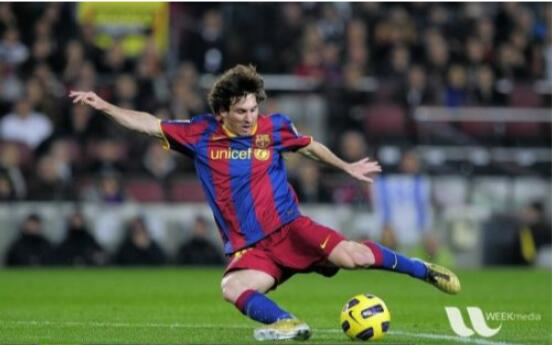
#> input picture Image Processing in OpenCV/Histograms in OpenCV/Histogram Backprojection/messi5.jpg, 553 x 345 px, given in place of red_rose.jpg, which was not available
$ python Algorithm_Numpy.py
#> lines starting #> are read from the running program, lines starting #| are printed output that depends on the picture; after the words box and inside, x2 and y2 are one past the last pixel; in counts of white or black regions, pixels touching at a corner belong together; pictures that were not available may be replaced by others from this repository, and a replacement may not be noted
import numpy as np
import cv2 as cv
from matplotlib import pyplot as plt

if __name__ == "__main__":

    # roi is the object or region of object we need to find
    roi = cv.imread('red_rose.jpg')
#> roi is the input picture: shape (345, 553, 3); mean B, G, R 73.1, 86.2, 82.7
    b, g, r = cv.split(roi)
    roi = cv.merge([r, g, b])
    hsv = cv.cvtColor(roi,cv.COLOR_BGR2HSV)
#> hsv: shape (345, 553, 3); mean H, S, V 69.5, 85.8, 100
    plt.subplot(221), plt.imshow(roi)
    plt.subplot(222), plt.imshow(hsv)
    #target is the image we search in
    target = cv.imread('rose.jpg')
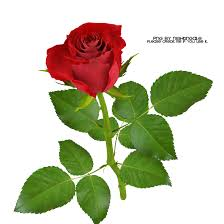
#> input picture Image Processing in OpenCV/Histograms in OpenCV/Histogram Backprojection/rose.jpg, 224 x 224 px
#> target is the input picture: shape (224, 224, 3); mean B, G, R 173.9, 198.2, 198.8
    b, g, r = cv.split(target)
#> b: shape (224, 224)
#> g: shape (224, 224)
#> r: shape (224, 224)
    target = cv.merge([r, g, b])
    hsvt = cv.cvtColor(target,cv.COLOR_BGR2HSV)
#> hsvt: shape (224, 224, 3); mean H, S, V 46.6, 69.6, 210.1
    plt.subplot(223), plt.imshow(target)
    plt.subplot(224), plt.imshow(hsvt)
    plt.show()

    # Find the histograms using calcHist. Can be done with np.histogram2d also
    M = cv.calcHist([hsv],[0, 1], None, [180, 256], [0, 180, 0, 256] )
    I = cv.calcHist([hsvt],[0, 1], None, [180, 256], [0, 180, 0, 256] )

    #计算比值：R = M/I 。反向投影R，也就是根据R 这个”调色板“创建一副新的图像，其中的每一个像素代表
    # 这个点就是目标的概率。例如B (x; y) =R[h (x; y) ; s (x; y)]，其中h 为点（x，y）处的hue 值，
    # s 为点（x，y）处的saturation 值。最后加入再一个条件B (x; y) = min [B (x; y) ; 1]。
    R = M / (I+ np.finfo(float).eps) # 避免出现分母为 0 的情况
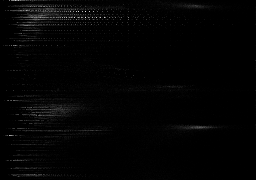
#> R: shape (180, 256) float32; min 0, max 1.03e+18, mean 1.41e+16; drawn with min black and max white
    h, s, v = cv.split(hsvt)
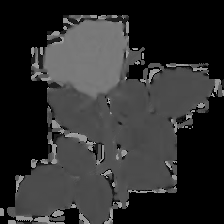
#> h: shape (224, 224); min 0, max 178, mean 46.6
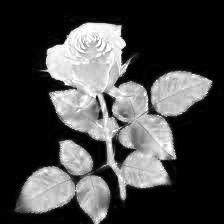
#> s: shape (224, 224); min 0, max 255, mean 69.6
    B = R[h.ravel(), s.ravel()]
    B = np.minimum(B, 1)
    B = B.reshape(hsvt.shape[:2])

    #现在使用一个圆盘算子做卷积，B = D  B，其中D 为卷积核
    disc = cv.getStructuringElement(cv.MORPH_ELLIPSE,(5,5))
    cv.filter2D(B,-1,disc,B)
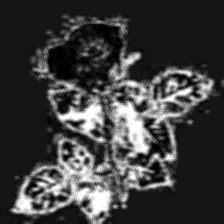
#> B: shape (224, 224) float32; min 0, max 17, mean 4.14; drawn with min black and max white
    B = np.uint8(B)
    cv.normalize(B,B,0,255,cv.NORM_MINMAX)

    ret,thresh = cv.threshold(B,50,255,0)
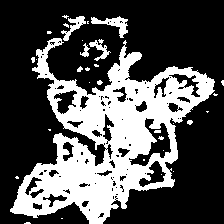
#> thresh: shape (224, 224); 32.2% white; 32 white regions (23 under 20 px), largest, box (x1, y1, x2, y2) and area: (10, 38, 215, 224) 15143, (91, 16, 128, 38) 300, (61, 16, 86, 41) 217
    res = cv.bitwise_and(target,target,mask=thresh)
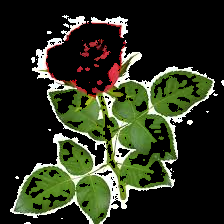
#> res: shape (224, 224, 3); mean R, G, B 43.6, 49.9, 31.1
    plt.imshow(res)
    plt.show()

    # 跑官方demo没成功，代码不全 参考:
    # CSDN：https://www.baidu.com/link?
    # url=fOD5PLpTYPUYrsSrRbVRUMkozGJdlQ
    # TcSaViUkoPzbyDhiHWKuE5TAqqMcEnW_r9
    # j2WMrC_b_bQlWLjculTMj7V1I7304zg5RJ
    # T9t6mgHoC&wd=&eqid=ff84535c00005af
    # 2000000035c011e74
